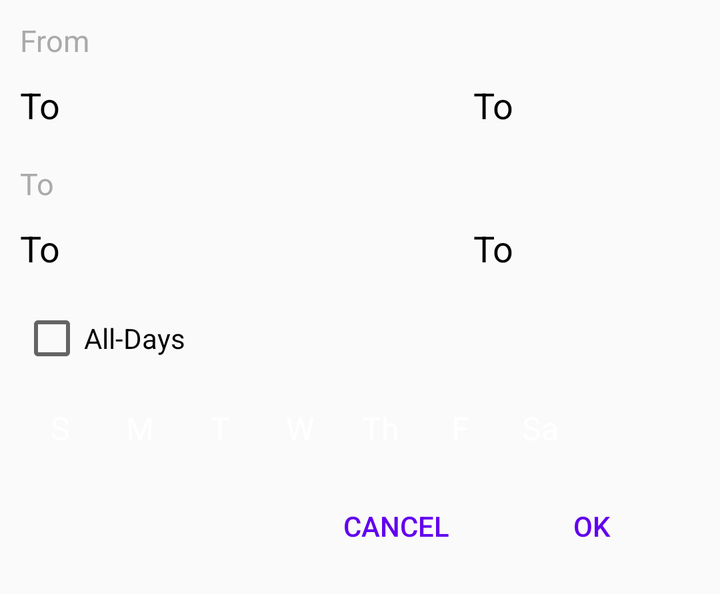
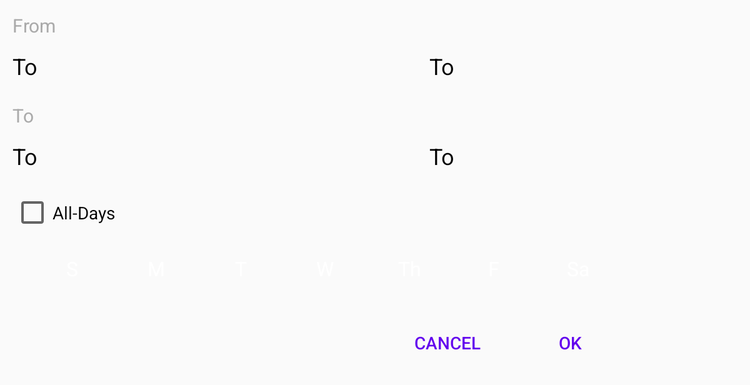

Two renders of one Android screen. The first uses the default layout on a phone; the second uses the alternative layout the repository ships for a different screen configuration, on a matching device. The two XML files are below.
<!-- AndroidManifest.xml: application theme AppTheme -->
<!-- res/layout/dialog_timer_popup.xml -->
<?xml version="1.0" encoding="utf-8"?>
<LinearLayout xmlns:android="http://schemas.android.com/apk/res/android"
    android:orientation="vertical" android:layout_width="match_parent" android:minWidth="200dp"
    android:layout_height="wrap_content"
    android:layout_margin="@dimen/margin_10">

    <TextView
        android:layout_width="wrap_content"
        android:layout_height="wrap_content"
        android:textSize="15sp"
        android:textColor="@android:color/darker_gray"
        android:text="From"
        android:layout_marginBottom="@dimen/margin_7"
        android:id="@+id/textView3" />
<LinearLayout
    android:layout_width="match_parent"
    android:layout_height="wrap_content"
    android:layout_marginTop="@dimen/margin_3"
    android:layout_marginBottom="@dimen/margin_10"
    android:orientation="horizontal">

    <TextView
        android:layout_width="match_parent"
        android:layout_height="wrap_content"
        android:textSize="18sp"
        android:textColor="@android:color/black"
        android:text="To"
        android:layout_marginBottom="@dimen/margin_7"
        android:layout_weight="0.5"
        android:id="@+id/spinner_date_from" />
    <TextView
        android:layout_width="match_parent"
        android:layout_height="wrap_content"
        android:textSize="18sp"
        android:textColor="@android:color/black"
        android:text="To"
        android:layout_marginBottom="@dimen/margin_7"
        android:layout_weight="1"
        android:id="@+id/spinner_time_from" />
</LinearLayout>
    <TextView
        android:layout_width="wrap_content"
        android:layout_height="wrap_content"
        android:textSize="15sp"
        android:textColor="@android:color/darker_gray"
        android:text="To"
        android:layout_marginBottom="@dimen/margin_7"
        android:id="@+id/textView4" />
    <LinearLayout
        android:layout_width="match_parent"
        android:layout_height="wrap_content"
        android:orientation="horizontal"
        android:layout_marginTop="@dimen/margin_3"
        android:layout_marginBottom="@dimen/margin_10">
    
        <TextView
            android:layout_width="match_parent"
            android:layout_height="wrap_content"
            android:textSize="18sp"
            android:textColor="@android:color/black"
            android:text="To"
            android:layout_marginBottom="@dimen/margin_7"
            android:layout_weight="0.5"
            android:id="@+id/spinner_date_to" />
        <TextView
            android:layout_width="match_parent"
            android:layout_height="wrap_content"
            android:textSize="18sp"
            android:textColor="@android:color/black"
            android:text="To"
            android:layout_marginBottom="@dimen/margin_7"
            android:layout_weight="1"
            android:id="@+id/spinner_time_to" />
</LinearLayout>
    <CheckBox
        android:layout_width="wrap_content"
        android:layout_height="wrap_content"
        android:text="All-Days"
        android:layout_marginBottom="@dimen/margin_4"
        android:id="@+id/checkBox" />
    <HorizontalScrollView
        android:layout_width="match_parent"
        android:layout_height="wrap_content"
        android:scrollbars="none">
    <ScrollView
        android:id="@+id/scrollVertical"
        android:layout_width="match_parent"
        android:layout_height="match_parent"
        android:scrollbars="none">
    <LinearLayout
        android:layout_width="match_parent"
        android:layout_height="40dp"
        android:orientation="horizontal"
        android:layout_marginTop="@dimen/margin_10"
        android:layout_marginBottom="@dimen/margin_10">
        <View
            android:layout_width="match_parent"
            android:layout_height="wrap_content"
            android:layout_weight="1"
            />
    <TextView
        android:layout_width="30dp"
        android:layout_height="30dp"
        android:textSize="16sp"
        android:text="S"
        android:gravity="center_horizontal|center_vertical"
        android:background="@drawable/day"
        android:id="@+id/txt_sunday"
        android:layout_marginLeft="@dimen/margin_5"
        android:layout_marginRight="@dimen/margin_5"

        android:textColor="@android:color/white"
        />
<View
    android:layout_width="match_parent"
    android:layout_height="wrap_content"
    android:layout_weight="1"
    />
    <TextView
        android:layout_width="30dp"
        android:layout_height="30dp"
        android:textSize="16sp"
        android:gravity="center_horizontal|center_vertical"
        android:background="@drawable/day"
        android:text="M"
        android:id="@+id/txt_monday"
        android:layout_marginLeft="@dimen/margin_5"
        android:layout_marginRight="@dimen/margin_5"

        android:textColor="@android:color/white"
        />
        <View
            android:layout_width="match_parent"
            android:layout_height="wrap_content"
            android:layout_weight="1"
            />
    <TextView
        android:layout_width="30dp"
        android:layout_height="30dp"
        android:textSize="16sp"
        android:gravity="center_horizontal|center_vertical"
        android:background="@drawable/day"
        android:text="T"
        android:layout_marginLeft="@dimen/margin_5"
        android:layout_marginRight="@dimen/margin_5"
        android:id="@+id/txt_tuesday"
        android:textColor="@android:color/white"/>
        <View
            android:layout_width="match_parent"
            android:layout_height="wrap_content"
            android:layout_weight="1"
            />
    <TextView
        android:layout_width="30dp"
        android:layout_height="30dp"
        android:textSize="16sp"
        android:gravity="center_horizontal|center_vertical"
        android:background="@drawable/day"
        android:text="W"
        android:id="@+id/txt_wednesday"
        android:layout_marginLeft="@dimen/margin_5"
        android:layout_marginRight="@dimen/margin_5"
         android:textColor="@android:color/white"
        />
        <View
            android:layout_width="match_parent"
            android:layout_height="wrap_content"
            android:layout_weight="1"
            />
    <TextView
        android:layout_width="30dp"
        android:layout_height="30dp"
        android:textSize="16sp"
        android:gravity="center_horizontal|center_vertical"
        android:background="@drawable/day"
        android:text="Th"
        android:id="@+id/txt_thursday"
        android:layout_marginLeft="@dimen/margin_5"
        android:layout_marginRight="@dimen/margin_5"

        android:textColor="@android:color/white"
        />
        <View
            android:layout_width="match_parent"
            android:layout_height="wrap_content"
            android:layout_weight="1"
            />
    <TextView
        android:layout_width="30dp"
        android:layout_height="30dp"
        android:textSize="16sp"
        android:gravity="center_horizontal|center_vertical"
        android:background="@drawable/day"
        android:text="F"

        android:id="@+id/txt_friday"
        android:layout_marginLeft="@dimen/margin_5"
        android:layout_marginRight="@dimen/margin_5"
        android:textColor="@android:color/white"
  />
        <View
            android:layout_width="match_parent"
            android:layout_height="wrap_content"
            android:layout_weight="1"
            />
    <TextView
        android:layout_width="30dp"
        android:layout_height="30dp"
        android:textSize="16sp"
        android:gravity="center_horizontal|center_vertical"
        android:background="@drawable/day"
        android:text="Sa"
        android:layout_marginLeft="@dimen/margin_5"
        android:layout_marginRight="@dimen/margin_5"
        android:textColor="@android:color/white"
        android:id="@+id/txt_saturday" />
        <View
            android:layout_width="match_parent"
            android:layout_height="wrap_content"
            android:layout_weight="1"
            />
</LinearLayout></ScrollView>
    </HorizontalScrollView>
    <LinearLayout
        android:layout_width="match_parent"
        android:layout_height="wrap_content"
        android:orientation="horizontal"
        android:gravity="right">
    <Button
        android:layout_width="wrap_content"
        android:layout_height="wrap_content"
        android:text="@string/cancel"
        android:background="@android:color/transparent"
        android:textColor="@color/colorPrimary"
        android:id="@+id/button_cancel"
        android:layout_marginRight="@dimen/margin_10"
       />
        <Button
            android:layout_width="wrap_content"
            android:layout_height="wrap_content"
            android:text="@string/ok"
            android:background="@android:color/transparent"
            android:textColor="@color/colorPrimary"
            android:id="@+id/button_ok"
            android:layout_marginRight="@dimen/margin_10"
           />
        </LinearLayout>
</LinearLayout>
<!-- resources referenced by this layout -->
<resources>
  <dimen name="margin_10">10dp</dimen>
  <dimen name="margin_3">3dp</dimen>
  <dimen name="margin_4">4dp</dimen>
  <dimen name="margin_5">5dp</dimen>
  <dimen name="margin_7">7dp</dimen>
  <string name="cancel">Cancel</string>
  <string name="ok">Ok</string>
  <style name="AppTheme" parent="Theme.AppCompat.Light.DarkActionBar">
          
          <item name="colorPrimary">@color/colorPrimary</item>
          <item name="colorPrimaryDark">@color/colorPrimaryDark</item>
          <item name="colorAccent">@color/colorAccent</item>
          <item name="patternViewStyle">@style/PatternView</item>
          <item name="preferenceTheme">@style/ThemeOverlay.Preference</item>
          <item name="drawerArrowStyle">@style/DrawerArrowStyle</item>
      </style>
  <style name="PatternView" parent="Base.PatternView">
          <item name="pl_regularColor">@color/colorPrimary</item>
          <item name="pl_errorColor">#fff4511e</item>
          <item name="pl_successColor">@color/colorPrimary</item>
  
      </style>
  <style name="ThemeOverlay.Preference" parent="Base.ThemeOverlay.Preference">
  
      </style>
  <style name="DrawerArrowStyle" parent="@style/Widget.AppCompat.DrawerArrowToggle">
          <item name="spinBars">true</item>
          <item name="color">@android:color/white</item>
      </style>
  <style name="Base.PatternView" parent="">
          <item name="pl_aspect">square</item>
  
      </style>
  <style name="Base.ThemeOverlay.Preference" parent="">
  
          <item name="listPreferredItemPaddingLeft">@dimen/screen_edge_horizontal_margin</item>
          <item name="listPreferredItemPaddingRight">@dimen/screen_edge_horizontal_margin</item>
          <item name="preferenceScreenStyle">@style/Preference.PreferenceScreen.Material</item>
          <item name="preferenceFragmentStyle">@style/PreferenceFragment</item>
          <item name="preferenceCategoryStyle">@style/Preference.Category.Material</item>
          <item name="preferenceStyle">@style/Preference.Material</item>
          <item name="preferenceInformationStyle">@style/Preference.Information.Material</item>
          <item name="checkBoxPreferenceStyle">@style/Preference.CheckBoxPreference.Material</item>
          <item name="switchPreferenceCompatStyle">@style/Preference.SwitchPreferenceCompat.Material
          </item>
          <item name="switchPreferenceStyle">@style/Preference.SwitchPreference.Material</item>
          <item name="dialogPreferenceStyle">@style/Preference.DialogPreference.Material</item>
          <item name="editTextPreferenceStyle">
              @style/Preference.DialogPreference.EditTextPreference.Material
          </item>
          <item name="preferenceFragmentListStyle">@style/PreferenceFragmentList.Material</item>
      </style>
  <dimen name="screen_edge_horizontal_margin">16dp</dimen>
</resources>
<!-- res/layout-sw600dp/dialog_timer_popup.xml (the repository's variant of the layout above) -->
<!-- drawn on a 7-inch tablet held upright -->
<?xml version="1.0" encoding="utf-8"?>
<LinearLayout xmlns:android="http://schemas.android.com/apk/res/android"
    android:orientation="vertical" android:layout_width="500dp"
    android:layout_height="wrap_content"
    android:layout_margin="@dimen/margin_10">

    <TextView
        android:layout_width="wrap_content"
        android:layout_height="wrap_content"
        android:textSize="15sp"
        android:textColor="@android:color/darker_gray"
        android:text="From"
        android:layout_marginBottom="@dimen/margin_7"
        android:id="@+id/textView3" />
<LinearLayout
    android:layout_width="match_parent"
    android:layout_height="wrap_content"
    android:layout_marginTop="@dimen/margin_3"
    android:layout_marginBottom="@dimen/margin_10"
    android:orientation="horizontal">
   
    <TextView
        android:layout_width="match_parent"
        android:layout_height="wrap_content"
        android:textSize="18sp"
        android:textColor="@android:color/black"
        android:text="To"
        android:layout_marginBottom="@dimen/margin_7"
        android:layout_weight="0.5"
        android:id="@+id/spinner_date_from" />
    <TextView
        android:layout_width="match_parent"
        android:layout_height="wrap_content"
        android:textSize="18sp"
        android:textColor="@android:color/black"
        android:text="To"
        android:layout_marginBottom="@dimen/margin_7"
        android:layout_weight="1"
        android:id="@+id/spinner_time_from" />
</LinearLayout>
    <TextView
        android:layout_width="wrap_content"
        android:layout_height="wrap_content"
        android:textSize="15sp"
        android:textColor="@android:color/darker_gray"
        android:text="To"
        android:layout_marginBottom="@dimen/margin_7"
        android:id="@+id/textView4" />
    <LinearLayout
        android:layout_width="match_parent"
        android:layout_height="wrap_content"
        android:orientation="horizontal"
        android:layout_marginTop="@dimen/margin_3"
        android:layout_marginBottom="@dimen/margin_10">
    
        <TextView
            android:layout_width="match_parent"
            android:layout_height="wrap_content"
            android:textSize="18sp"
            android:textColor="@android:color/black"
            android:text="To"
            android:layout_marginBottom="@dimen/margin_7"
            android:layout_weight="0.5"
            android:id="@+id/spinner_date_to" />
        <TextView
            android:layout_width="match_parent"
            android:layout_height="wrap_content"
            android:textSize="18sp"
            android:textColor="@android:color/black"
            android:text="To"
            android:layout_marginBottom="@dimen/margin_7"
            android:layout_weight="1"
            android:id="@+id/spinner_time_to" />
</LinearLayout>
    <CheckBox
        android:layout_width="wrap_content"
        android:layout_height="wrap_content"
        android:text="All-Days"
        android:layout_marginBottom="@dimen/margin_4"
        android:id="@+id/checkBox" />
    <LinearLayout
        android:layout_width="match_parent"
        android:layout_height="40dp"
        android:orientation="horizontal"
        android:layout_marginTop="@dimen/margin_10"
        android:layout_marginBottom="@dimen/margin_10">
        <View
            android:layout_width="match_parent"
            android:layout_height="wrap_content"
            android:layout_weight="1"
            />
    <TextView
        android:layout_width="30dp"
        android:layout_height="30dp"
        android:textSize="16sp"
        android:text="S"
        android:gravity="center_horizontal|center_vertical"
        android:background="@drawable/day"
        android:id="@+id/txt_sunday"
        android:layout_marginLeft="@dimen/margin_5"
        android:layout_marginRight="@dimen/margin_5"

        android:textColor="@android:color/white"
        />
<View
    android:layout_width="match_parent"
    android:layout_height="wrap_content"
    android:layout_weight="1"
    />
    <TextView
        android:layout_width="30dp"
        android:layout_height="30dp"
        android:textSize="16sp"
        android:gravity="center_horizontal|center_vertical"
        android:background="@drawable/day"
        android:text="M"
        android:id="@+id/txt_monday"
        android:layout_marginLeft="@dimen/margin_5"
        android:layout_marginRight="@dimen/margin_5"

        android:textColor="@android:color/white"
        />
        <View
            android:layout_width="match_parent"
            android:layout_height="wrap_content"
            android:layout_weight="1"
            />
    <TextView
        android:layout_width="30dp"
        android:layout_height="30dp"
        android:textSize="16sp"
        android:gravity="center_horizontal|center_vertical"
        android:background="@drawable/day"
        android:text="T"
        android:layout_marginLeft="@dimen/margin_5"
        android:layout_marginRight="@dimen/margin_5"
        android:id="@+id/txt_tuesday"
        android:textColor="@android:color/white"/>
        <View
            android:layout_width="match_parent"
            android:layout_height="wrap_content"
            android:layout_weight="1"
            />
    <TextView
        android:layout_width="30dp"
        android:layout_height="30dp"
        android:textSize="16sp"
        android:gravity="center_horizontal|center_vertical"
        android:background="@drawable/day"
        android:text="W"
        android:id="@+id/txt_wednesday"
        android:layout_marginLeft="@dimen/margin_5"
        android:layout_marginRight="@dimen/margin_5"
         android:textColor="@android:color/white"
        />
        <View
            android:layout_width="match_parent"
            android:layout_height="wrap_content"
            android:layout_weight="1"
            />
    <TextView
        android:layout_width="30dp"
        android:layout_height="30dp"
        android:textSize="16sp"
        android:gravity="center_horizontal|center_vertical"
        android:background="@drawable/day"
        android:text="Th"
        android:id="@+id/txt_thursday"
        android:layout_marginLeft="@dimen/margin_5"
        android:layout_marginRight="@dimen/margin_5"

        android:textColor="@android:color/white"
        />
        <View
            android:layout_width="match_parent"
            android:layout_height="wrap_content"
            android:layout_weight="1"
            />
    <TextView
        android:layout_width="30dp"
        android:layout_height="30dp"
        android:textSize="16sp"
        android:gravity="center_horizontal|center_vertical"
        android:background="@drawable/day"
        android:text="F"

        android:id="@+id/txt_friday"
        android:layout_marginLeft="@dimen/margin_5"
        android:layout_marginRight="@dimen/margin_5"
        android:textColor="@android:color/white"
  />
        <View
            android:layout_width="match_parent"
            android:layout_height="wrap_content"
            android:layout_weight="1"
            />
    <TextView
        android:layout_width="30dp"
        android:layout_height="30dp"
        android:textSize="16sp"
        android:gravity="center_horizontal|center_vertical"
        android:background="@drawable/day"
        android:text="Sa"
        android:layout_marginLeft="@dimen/margin_5"
        android:layout_marginRight="@dimen/margin_5"
        android:textColor="@android:color/white"
        android:id="@+id/txt_saturday" />
        <View
            android:layout_width="match_parent"
            android:layout_height="wrap_content"
            android:layout_weight="1"
            />
</LinearLayout>
    <LinearLayout
        android:layout_width="match_parent"
        android:layout_height="wrap_content"
        android:orientation="horizontal"
        android:gravity="right">
    <Button
        android:layout_width="wrap_content"
        android:layout_height="wrap_content"
        android:text="@string/cancel"
        android:background="@android:color/transparent"
        android:textColor="@color/colorPrimary"
        android:id="@+id/button_cancel"
        android:layout_marginRight="@dimen/margin_10"
       />
        <Button
            android:layout_width="wrap_content"
            android:layout_height="wrap_content"
            android:text="@string/ok"
            android:background="@android:color/transparent"
            android:textColor="@color/colorPrimary"
            android:id="@+id/button_ok"
            android:layout_marginRight="@dimen/margin_10"
           />
        </LinearLayout>
</LinearLayout>
